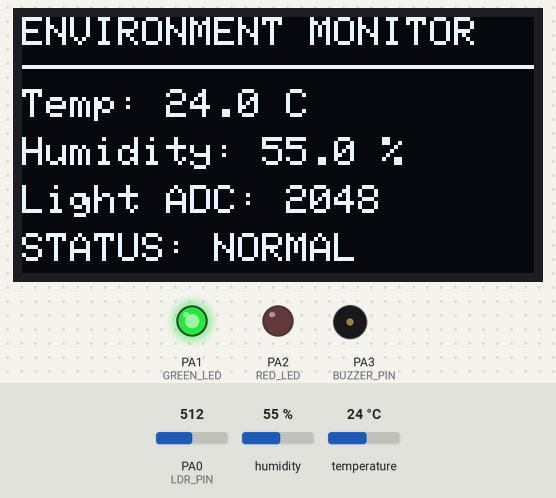
Simulated run of this sketch. Board: STM32 Blue Pill. Shown: 128×64 one-colour display, output pins drawn as LEDs (lit = HIGH), buzzer (waves = sounding). The test bench sets the inputs (shaded band); at power-on: humidity 55 %, PA0 (LDR_PIN) = 512, temperature 24 °C (analog values on the 0–1023 scale). What the sketch prints to the serial monitor is not drawn.

Above: at 2.6 s.
2.7 s: humidity set to 69 %
At 7.2 s:
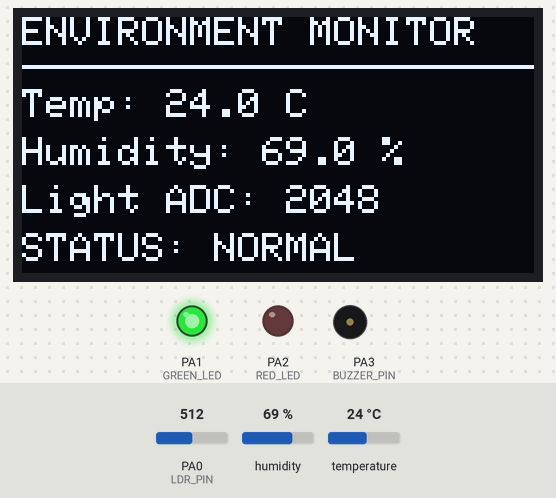
7.5 s: humidity set to 72 %
At 11.2 s:
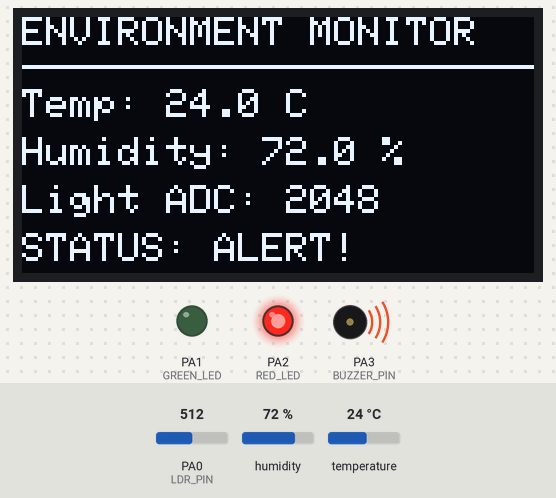
11.5 s: PA0 (LDR_PIN) set to 716
At 12.8 s:
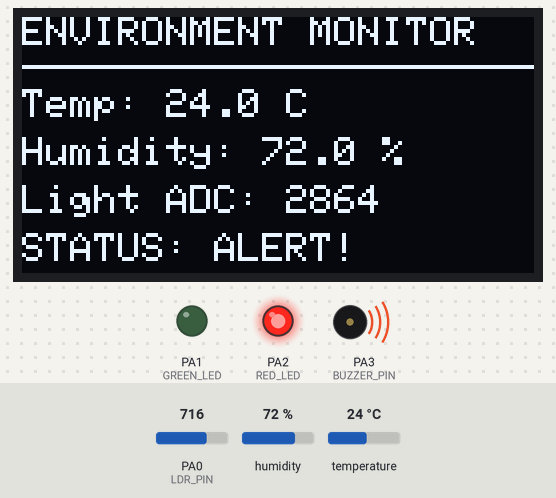
14.4 s: temperature set to 12 °C
At 18.8 s:
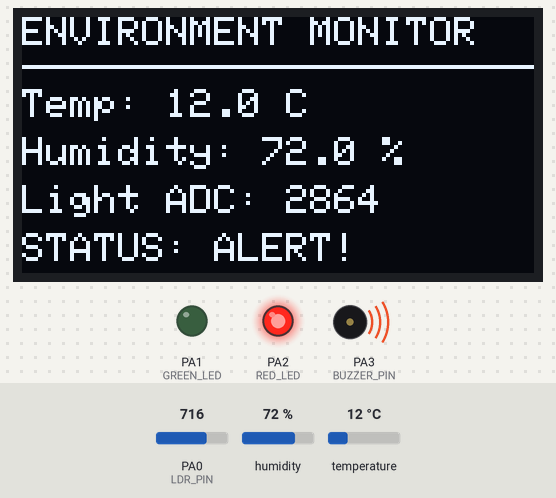
19.5 s: PA0 (LDR_PIN) set to 900
At 21.3 s:
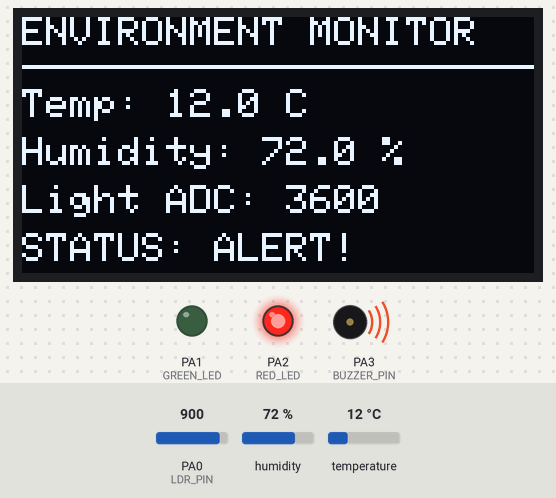
22.4 s: PA0 (LDR_PIN) set to 1023
At 24.3 s:
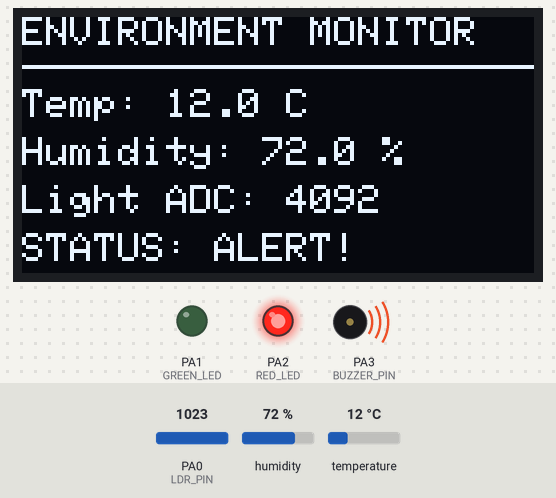
Timing chart, 0 to 25.8 s (numbered marks = the images above; inputs shaded):
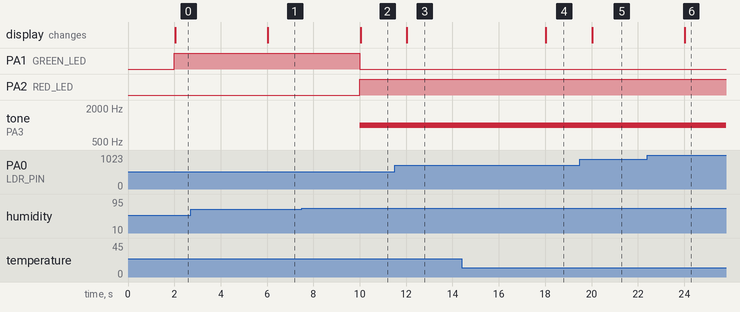

The sketch:

sketch.ino
```cpp
#include <Arduino.h>
#include <Wire.h>
#include <DHT.h>
#include <Adafruit_GFX.h>
#include <Adafruit_SSD1306.h>

// =================================
// PIN CONFIGURATION
// =================================

#define DHT_PIN       PA4
#define DHT_TYPE      DHT22

#define LDR_PIN       PA0

#define GREEN_LED     PA1
#define RED_LED       PA2
#define BUZZER_PIN    PA3

// =================================
// SENSOR THRESHOLDS
// =================================

#define TEMP_LIMIT    30.0
#define HUM_LIMIT     70.0

// =================================
// OLED CONFIGURATION
// =================================

#define SCREEN_WIDTH  128
#define SCREEN_HEIGHT 64
#define OLED_ADDRESS  0x3C

DHT dht(DHT_PIN, DHT_TYPE);

Adafruit_SSD1306 display(
  SCREEN_WIDTH,
  SCREEN_HEIGHT,
  &Wire,
  -1
);

// =================================
// GLOBAL VARIABLES
// =================================

unsigned long previousTime = 0;

const unsigned long interval = 2000;

// =================================
// SETUP
// =================================

void setup()
{
  // UART initialization
  Serial.begin(115200);

  // ADC configuration
  analogReadResolution(12);

  // GPIO configuration
  pinMode(GREEN_LED, OUTPUT);
  pinMode(RED_LED, OUTPUT);
  pinMode(BUZZER_PIN, OUTPUT);

  // Initial output state
  digitalWrite(GREEN_LED, LOW);
  digitalWrite(RED_LED, LOW);
  digitalWrite(BUZZER_PIN, LOW);

  // DHT initialization
  dht.begin();

  // I2C initialization
  Wire.begin();

  // OLED initialization
  if (!display.begin(
        SSD1306_SWITCHCAPVCC,
        OLED_ADDRESS))
  {
    Serial.println("OLED initialization failed!");
  }
  else
  {
    display.clearDisplay();
    display.setTextSize(1);
    display.setTextColor(SSD1306_WHITE);

    display.setCursor(10, 20);
    display.println("STM32 MONITOR");

    display.setCursor(10, 35);
    display.println("Initializing...");

    display.display();
  }

  Serial.println("==============================");
  Serial.println("STM32 ENVIRONMENT MONITOR");
  Serial.println("==============================");
}

// =================================
// OLED DISPLAY FUNCTION
// =================================

void updateDisplay(
  float temperature,
  float humidity,
  int lightValue,
  bool alert
)
{
  display.clearDisplay();

  display.setTextSize(1);
  display.setTextColor(SSD1306_WHITE);

  display.setCursor(0, 0);
  display.println("ENVIRONMENT MONITOR");

  display.drawLine(0, 12, 127, 12, SSD1306_WHITE);

  display.setCursor(0, 18);
  display.print("Temp: ");
  display.print(temperature, 1);
  display.println(" C");

  display.setCursor(0, 30);
  display.print("Humidity: ");
  display.print(humidity, 1);
  display.println(" %");

  display.setCursor(0, 42);
  display.print("Light ADC: ");
  display.println(lightValue);

  display.setCursor(0, 54);

  if (alert)
  {
    display.println("STATUS: ALERT!");
  }
  else
  {
    display.println("STATUS: NORMAL");
  }

  display.display();
}

// =================================
// SENSOR MONITORING FUNCTION
// =================================

void readSensors()
{
  // Read DHT22 values
  float temperature = dht.readTemperature();
  float humidity = dht.readHumidity();

  // Read LDR analog value
  int lightValue = analogRead(LDR_PIN);

  // Sensor error checking
  if (isnan(temperature) || isnan(humidity))
  {
    Serial.println("ERROR: DHT22 reading failed!");

    digitalWrite(GREEN_LED, LOW);
    digitalWrite(RED_LED, HIGH);
    digitalWrite(BUZZER_PIN, LOW);

    return;
  }

  // Threshold checking
  bool tempAlert = temperature > TEMP_LIMIT;
  bool humAlert = humidity > HUM_LIMIT;

  bool alert = tempAlert || humAlert;

  // Output control
  if (alert)
  {
    digitalWrite(GREEN_LED, LOW);
    digitalWrite(RED_LED, HIGH);

    tone(BUZZER_PIN, 1000);
  }
  else
  {
    digitalWrite(GREEN_LED, HIGH);
    digitalWrite(RED_LED, LOW);

    noTone(BUZZER_PIN);
  }

  // UART output
  Serial.println("------------------------------");

  Serial.print("Temperature: ");
  Serial.print(temperature);
  Serial.println(" C");

  Serial.print("Humidity: ");
  Serial.print(humidity);
  Serial.println(" %");

  Serial.print("Light ADC: ");
  Serial.print(lightValue);
  Serial.println(" / 4095");

  Serial.print("System Status: ");

  if (alert)
  {
    Serial.println("WARNING!");
  }
  else
  {
    Serial.println("NORMAL");
  }

  // OLED update
  updateDisplay(
    temperature,
    humidity,
    lightValue,
    alert
  );
}

// =================================
// MAIN LOOP
// =================================

void loop()
{
  unsigned long currentTime = millis();

  if (currentTime - previousTime >= interval)
  {
    previousTime = currentTime;

    readSensors();
  }
}
```

Measured:
- the behaviour switches between 70 and 71 % on humidity (found by bisection; images 1 and 2)
- after the input at 2.7 s, the display: changes after 3.3 s (image 1)
- after the input at 7.5 s, PA1 (GREEN_LED): HIGH → LOW after 2.5 s; PA2 (RED_LED): LOW → HIGH after 2.5 s; tone on PA3 (BUZZER_PIN): silent → 1000 Hz after 2.5 s; the display: changes after 2.5 s (image 2)
- after the input at 11.5 s, the display: changes after 0.53 s (image 3)
- after the input at 14.4 s, the display: changes after 3.6 s (image 4)
- after the input at 19.5 s, the display: changes after 0.53 s (image 5)
- after the input at 22.4 s, the display: changes after 1.6 s (image 6)
